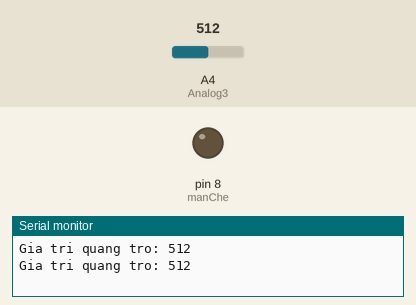
This sketch was run on a simulated Arduino Uno, built with avr-gcc and run on an emulated ATmega328P. On the bench: output pins drawn as LEDs (lit = HIGH), the last lines printed to the serial monitor. The inputs (shaded band) are chosen by the test bench; at power-on: A4 (Analog3) = 512.

Above: at 1.8 s.
1.9 s: A4 (Analog3) set to 106
3.4 s: A4 (Analog3) set to 89
At 4.6 s:
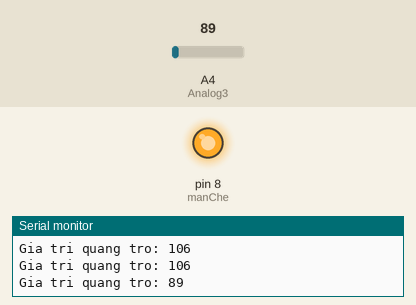
5.5 s: A4 (Analog3) set to 110
At 7.2 s:
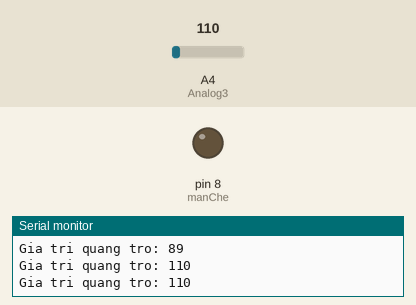
7.5 s: A4 (Analog3) set to 90
At 8.9 s:
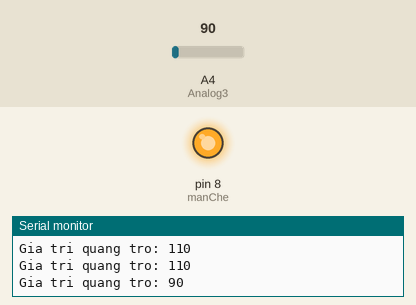
Timing chart, 0 to 10.5 s (numbered marks = the images above; inputs shaded):
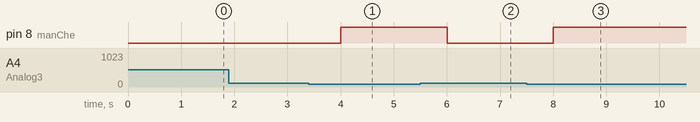

The sketch:

QuangTro.ino
```cpp
int value;
#define Analog3 4
#define manChe 8
void setup()
{
  Serial.begin(9600);
  pinMode(manChe,OUTPUT);
}
void loop()
{
  value= analogRead(Analog3);
  Serial.print("Gia tri quang tro: ");
  Serial.println(value,DEC);
  if(value<=100)
  {

    digitalWrite(manChe,HIGH);
  }
  else
  {
    digitalWrite(manChe,LOW);
  }
  delay(1000);

}
```

Measured:
- the behaviour switches between 101 and 100 on A4 (Analog3) (found by bisection; images 0 and 1)
- after the input at 3.4 s, pin 8 (manChe): LOW → HIGH after 0.60 s
- after the input at 5.5 s, pin 8 (manChe): HIGH → LOW after 0.50 s
- after the input at 7.5 s, pin 8 (manChe): LOW → HIGH after 0.50 s
